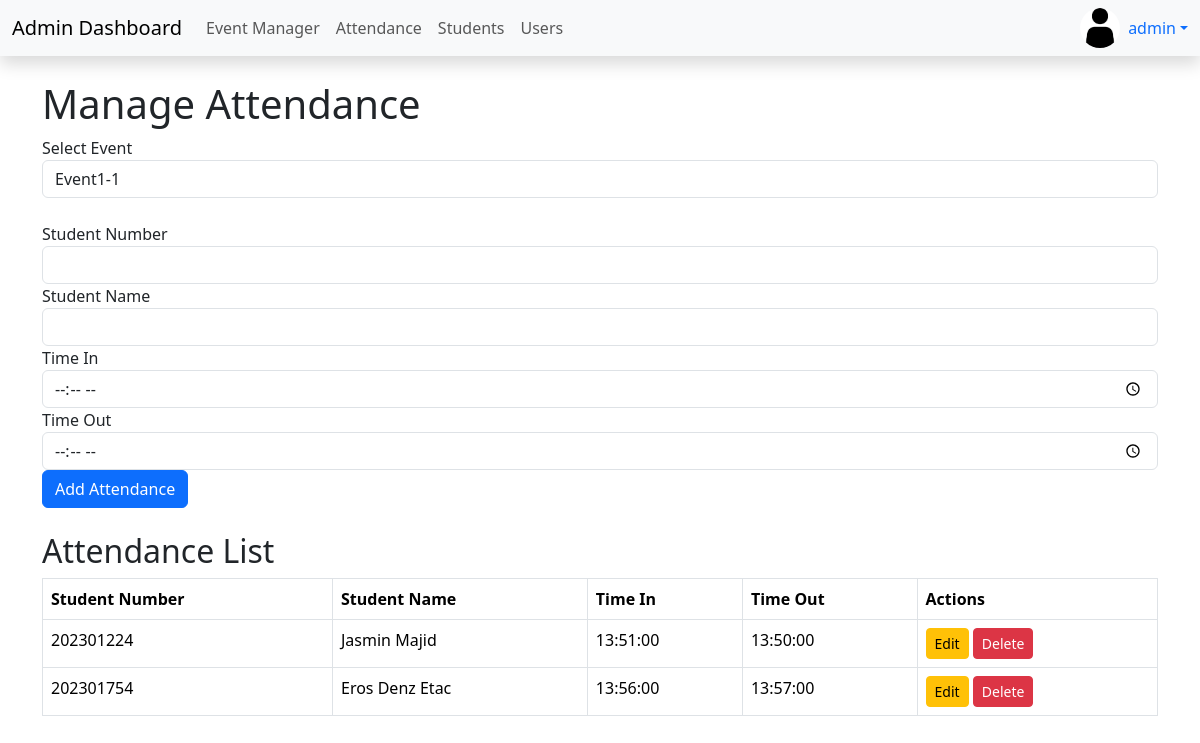
/admin/attendance.php?event_id=1 (signed in), run on the app's committed database.
### tables this page shows
CREATE TABLE `attendance` (
  `id` int(11) NOT NULL,
  `event_id` int(11) NOT NULL,
  `student_number` varchar(20) NOT NULL,
  `student_name` varchar(100) NOT NULL,
  `time_in` time NOT NULL,
  `time_out` time NOT NULL,
  `attendance_date` timestamp NOT NULL DEFAULT current_timestamp()
);

### tools/functions.php (called while the page is built, shortened)
<?php
function clean_input($input)
{
    $input = trim($input);
    $input = stripslashes($input);
    $input = htmlspecialchars($input, ENT_QUOTES, 'UTF-8');
    return $input;
}
?>

### admin/attendance.php (the view, shortened to what this page needs)
<?php
require '../tools/functions.php';
global $pdo;
$event_id = $student_number = $student_name = $time_in = $time_out = "";
$event_id_err = $student_number_err = $time_in_err = $time_out_err = "";
$events = $pdo->query("SELECT * FROM events ORDER BY event_date ASC")->fetchAll(PDO::FETCH_ASSOC);
$attendance_data = [];
if (isset($_GET['event_id'])) {
    $event_id = clean_input($_GET['event_id']);
    $stmt = $pdo->prepare("SELECT * FROM attendance WHERE event_id = :event_id ORDER BY time_in ASC");
    $stmt->bindParam(':event_id', $event_id);
    $stmt->execute();
    $attendance_data = $stmt->fetchAll(PDO::FETCH_ASSOC);
}
?>
<!DOCTYPE html>
<html lang="en">
<?php include '../includes/_head.php'; ?>
<body>
<?php include '../includes/_topnav.php'; ?>
<div class="container mt-4">
    <h1>Manage Attendance</h1>
    <form method="GET" class="mb-4">
        <div class="form-group">
            <label for="event_id">Select Event</label>
            <select class="form-control" id="event_id" name="event_id" onchange="this.form.submit()">
                <?php foreach ($events as $event): ?>
                    <option value="<?= $event['id'] ?>" <?= $event_id == $event['id'] ? 'selected' : '' ?>>
                        <?= htmlspecialchars($event['title']) ?>
                    </option>
                <?php endforeach; ?>
            </select>
        </div>
    </form>
    <?php if (!empty($event_id)): ?>
        <form method="POST" class="mb-4">
            <div class="form-group">
                <label for="student_number">Student Number</label>
                <input type="text" class="form-control <?= !empty($student_number_err) ? 'is-invalid' : '' ?>" id="student_number" name="student_number" value="<?= htmlspecialchars($student_number) ?>">
            </div>
            <div class="form-group">
                    <label for="student_name">Student Name</label>
                    <input type="text" class="form-control" id="student_name" name="student_name" readonly>
            </div>
            <div class="form-group">
                <label for="time_in">Time In</label>
                <input type="time" class="form-control <?= !empty($time_in_err) ? 'is-invalid' : '' ?>" id="time_in" name="time_in" value="<?= htmlspecialchars($time_in) ?>">
            </div>
            <div class="form-group">
                <label for="time_out">Time Out</label>
                <input type="time" class="form-control <?= !empty($time_out_err) ? 'is-invalid' : '' ?>" id="time_out" name="time_out" value="<?= htmlspecialchars($time_out) ?>">
            </div>
            <button type="submit" class="btn btn-primary" id="form-submit-btn">Add Attendance</button>
        </form>
        <h2>Attendance List</h2>
        <table class="table table-bordered">
            <thead>
                <tr>
                    <th>Student Number</th>
                    <th>Student Name</th>
                    <th>Time In</th>
                    <th>Time Out</th>
                    <th>Actions</th>
                </tr>
            </thead>
            <tbody>
                <?php foreach ($attendance_data as $entry): ?>
                    <tr>
                        <td><?= htmlspecialchars($entry['student_number']) ?></td>
                        <td><?= htmlspecialchars($entry['student_name']) ?></td>
                        <td><?= htmlspecialchars($entry['time_in']) ?></td>
                        <td><?= htmlspecialchars($entry['time_out']) ?></td>
                        <td>
                            <button class="btn btn-sm btn-warning edit-btn" data-id="<?= $entry['id'] ?>" data-student_number="<?= $entry['student_number'] ?>" data-time_in="<?= $entry['time_in'] ?>" data-time_out="<?= $entry['time_out'] ?>">
                                Edit
                            </button>
                            <a href="attendance.php?delete_id=<?= $entry['id'] ?>&event_id=<?= $event_id ?>" class="btn btn-sm btn-danger" onclick="return confirm('Are you sure?')">Delete</a>
                        </td>
                    </tr>
                <?php endforeach; ?>
            </tbody>
        </table>
    <?php endif; ?>
</div>
</body>
</html>

### data on the page
attendance: student_number "202301224", student_name "Jasmin Majid", time_in "13:51:00", time_out "13:50:00"
attendance: student_number "202301754", student_name "Eros Denz Etac", time_in "13:56:00", time_out "13:57:00"

### other printed values
$username "admin"
form field event_id "Event1-1"
